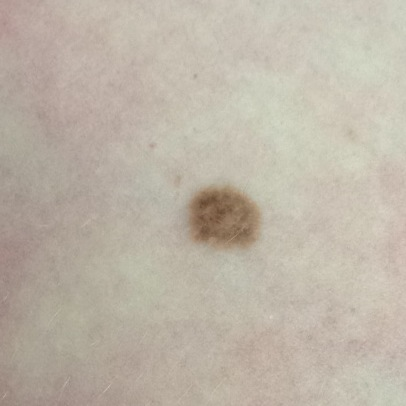
#> input picture Lab02/python script/moles/low_risk_11.jpg, 406 x 406 px, given in place of low_risk_4.jpg, which was not available
$ python lab02.py
#> lines starting #> are read from the running program, lines starting #| are printed output that depends on the picture; pictures that were not available may be replaced by others from this repository, and a replacement may not be noted
import matplotlib.image as mpimg
import matplotlib.pyplot as plt
import numpy as np
import pandas as pd
from sklearn.cluster import KMeans

# Global variables for the colors
BLACK = [0, 0, 0]
PINK = [239, 214, 189]
RED = [255, 0, 0]
BROWN = [40, 26, 16]


def fill_spot(x_start, y_start, surface, new_color, border=False):
    """
    Function to fill the mole
    -------------------------
    Arguments:
        x_start, y_start: coordinates of the point from which the filling starts;
        surface: the image to fill;
        new_color: the color with which the spot has to be filled;
        border: if True, mark as RED the the pixels of the border.
    """

    # The original color to fill, in the point (x_start, y_start)
    orig_value = surface[x_start, y_start].copy()
    # A stack to avoid recursion
    stack = [(x_start, y_start)]

    # Emulating the recursion
    while stack:
        x, y = stack.pop()
        # Every pixel which has the same color of the starting point has to be filled...
        if (surface[x, y] == orig_value).all():
            surface[x, y] = new_color
            # Insert in the stack the pixel to the top, bottom, left and right:
            stack.append((x - 1, y))
            stack.append((x + 1, y))
            stack.append((x, y - 1))
            stack.append((x, y + 1))
        # ...until we reach a different color and it means we are at the border
        elif (surface[x, y] != new_color).all() and border:
            # and we set pixel color to red
            surface[x, y] = RED


def fill_ext(x_start, y_start, surface, new_color):
    """
    Function to fill the outside of the mole
    ----------------------------------------
    Arguments:
        x_start, y_start: coordinates of the point from which the filling starts;
        surface: the image to fill;
        new_color: the color with which the spot has to be filled;
    """
    # The limits of the picture
    x_max = surface.shape[0] - 1
    y_max = surface.shape[1] - 1
    # A stack to avoid recursion
    stack = [(x_start, y_start)]

    # Emulating the recursion
    while stack:
        x, y = stack.pop()
        # Every pixel which is neither black nor pink has to be filled
        if (surface[x, y] != BLACK).all() and (surface[x, y] != PINK).all():
            surface[x, y] = new_color
            # Insert in the stack the pixel to the top, bottom, left and right,
            # taking care not to exit from the picture:
            if x > 0:
                stack.append((x - 1, y))
            if x < x_max:
                stack.append((x + 1, y))
            if y > 0:
                stack.append((x, y - 1))
            if y < y_max:
                stack.append((x, y + 1))


if __name__ == '__main__':

    # File to be analyzed
    mole_name = 'low_risk_4'
    im = mpimg.imread('./moles/' + mole_name + '.jpg')
#> im is the input picture: shape (406, 406, 3); mean R, G, B 189.5, 180.5, 167.3

    # Show the original image
    plt.figure()
    plt.imshow(im)
    plt.title('Original image')
    plt.show()

    #%% Reshape the image from 3D to 2D
    N1, N2, N3 = im.shape # note: N3 is 3, the number of elementary colors, i.e. red, green, blue
#> N1 = 406; N2 = 406; N3 = 3
    # im_or(i,j,1) stores the amount of red for the pixel in position i,j
    # im_or(i,j,2) stores the amount of green for the pixel in position i,j
    # im_or(i,j,3) stores the amount of blue for the pixel in position i,j
    im_2D = im.reshape((N1 * N2, N3)) # im_2D has N1*N2 rows and N3 columns
    # pixel in position i.j goes to position k=(i-1)*N2+j
    # im_2D(k,1) stores the amount of red of pixel k
    # im_2D(k,2) stores the amount of green of pixel k
    # im_2D(k,3) stores the amount of blue of pixel k
    # im_2D is a sequence of colors, that can take 2^24 different values

    #%% Get a simplified image with only Ncluster colors
    # number of clusters/quantized colors we want to have in the simplified image
    Ncluster = 3
    # instantiate the object K-means:
    kmeans = KMeans(n_clusters=Ncluster, random_state=0)
    # run K-means:
    kmeans.fit(im_2D)
    # get the centroids (i.e. the 3 colors). Note that the centroids
    # take real values, we must convert these values to uint8
    # to properly see the quantized image
    centroids = kmeans.cluster_centers_.astype('uint8')
    # copy im_2D into im_2D_quant
    im_2D_quant = im_2D.copy()
    for kc in range(Ncluster):
        # find the indexes of the pixels that belong to cluster kc
        ind = (kmeans.labels_ == kc)
        # set the quantized color to these pixels
        im_2D_quant[ind, :] = centroids[kc, :]

    # Reshape the 'quantized' image from 2D to 3D
    im_quant = im_2D_quant.reshape((N1, N2, N3))
    # Show the 'quantized' image
    plt.figure()
    plt.imshow(im_quant, interpolation=None)
    plt.title('Image with quantized colors')
    plt.show()

    #%% Preliminary steps to find the contour after the clustering
    # Ask the user to write the coordinates of an internal point of the mole:
    x_spot = int(input('Insert the X of an internal point of the mole? '))
#> the answer given: 3
    y_spot = int(input('Insert the Y of an internal point of the mole? '))
#> the answer given: 3

    # Fill the mole with black, starting from the point the user wrote:
    fill_spot(y_spot, x_spot, im_quant, BLACK)
#> in fill_spot, `orig_value = surface[x_start, y_start].copy()`: orig_value = [178, 166, 154]
#> after the loop in fill_spot, `while stack:`:
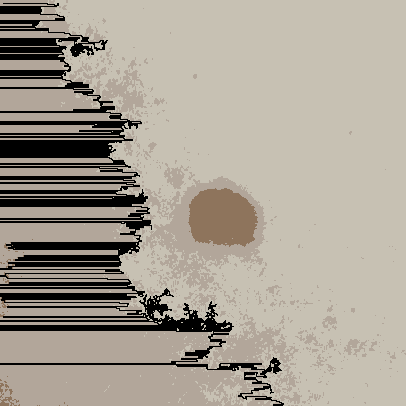
#> surface: shape (406, 406, 3); mean of channels 0, 1, 2 166.5, 159.1, 147.2; drawn as R, G, B
#> after the loop in fill_spot, `while stack:`: stack = 46536 items
#> (the run stopped early here; a loop or call above may not have finished)

$ run again, on Lab02/python script/moles/low_risk_2.jpg
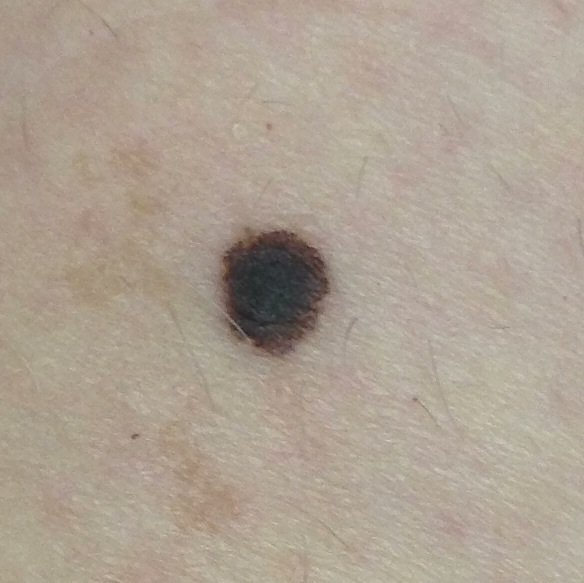
#> input picture Lab02/python script/moles/low_risk_2.jpg, 584 x 583 px, given in place of low_risk_4.jpg, which was not available
#> im is the input picture: shape (583, 584, 3); mean R, G, B 173.5, 161, 146.6
#> orig_value = [169, 154, 138]
#> after the loop in fill_spot, `while stack:`:
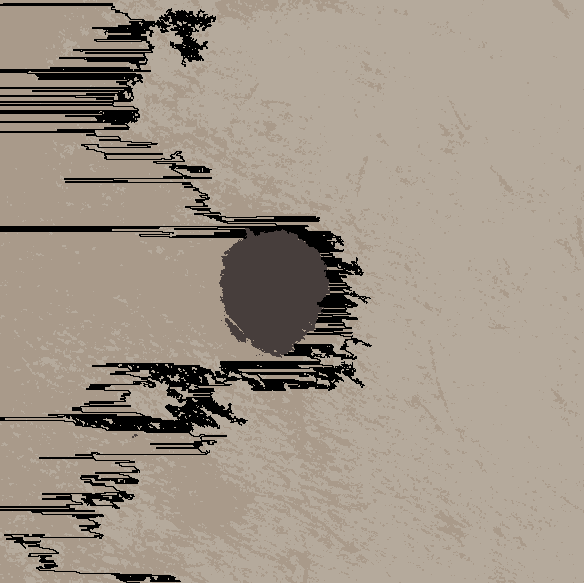
#> surface: shape (583, 584, 3); mean of channels 0, 1, 2 159.7, 148.2, 135; drawn as R, G, B
#> after the loop in fill_spot, `while stack:`: stack = 43666 items

$ run again, on Lab02/python script/moles/low_risk_3.jpg
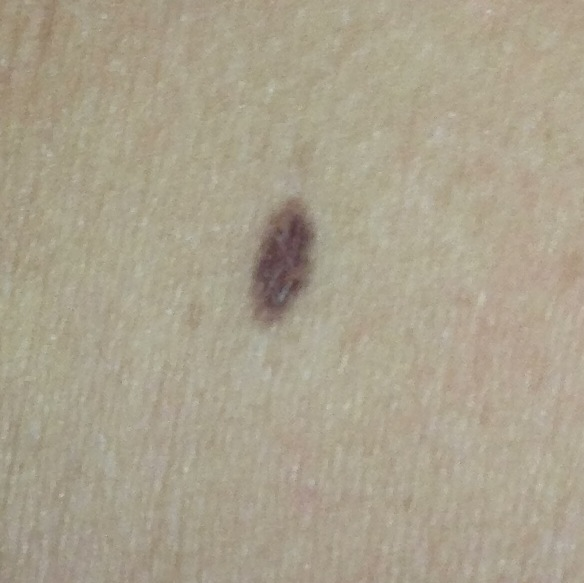
#> input picture Lab02/python script/moles/low_risk_3.jpg, 584 x 583 px, given in place of low_risk_4.jpg, which was not available
#> im is the input picture: shape (583, 584, 3); mean R, G, B 170.2, 161.4, 141.3
#> orig_value = [164, 155, 134]
#> after the loop in fill_spot, `while stack:`:
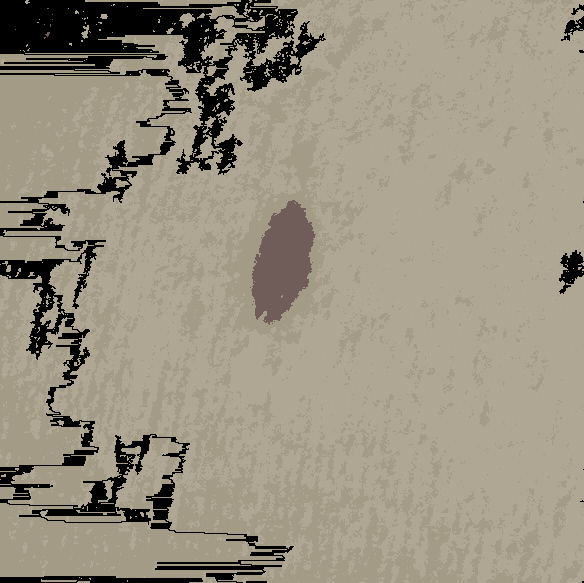
#> surface: shape (583, 584, 3); mean of channels 0, 1, 2 153.7, 146, 127.9; drawn as R, G, B
#> after the loop in fill_spot, `while stack:`: stack = 37101 items
